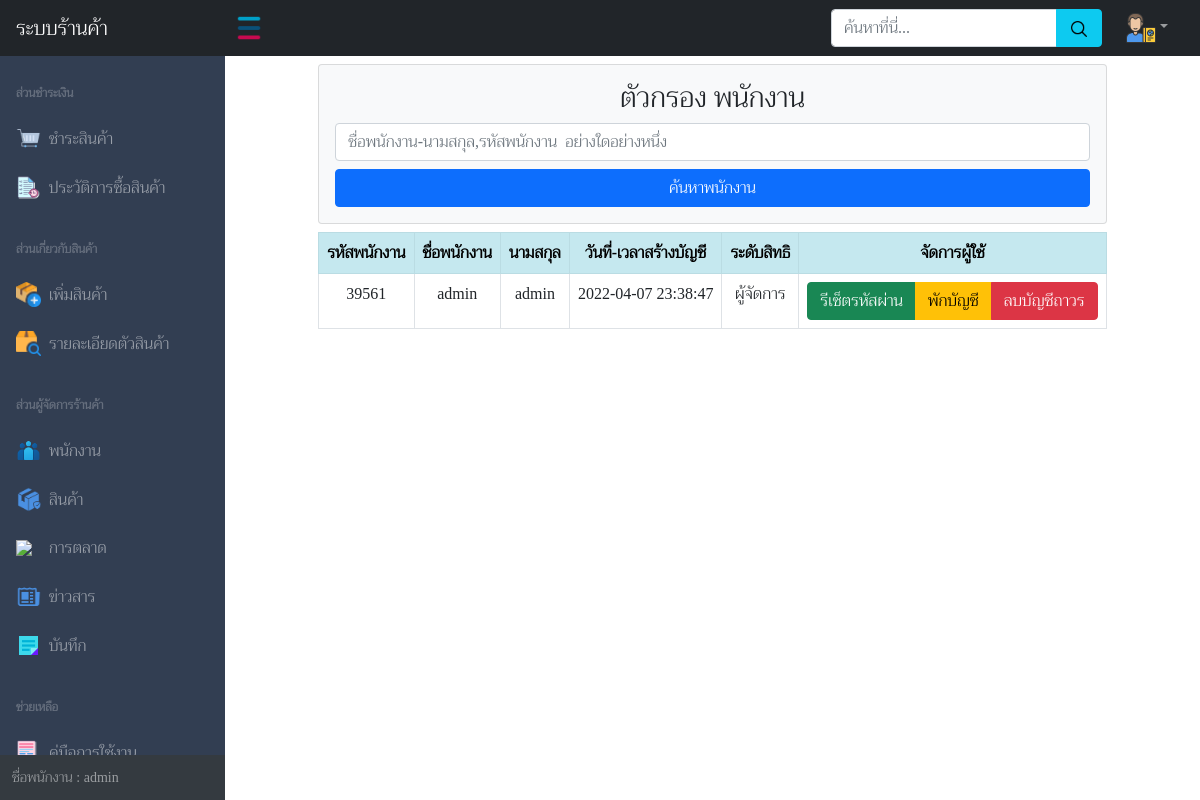
The page /pages/staff.php (signed in) on the database its author committed.
### tables this page shows
CREATE TABLE `staff` (
  `id_staff` int(11) NOT NULL,
  `fname_staff` varchar(300) NOT NULL,
  `lname_staff` varchar(200) NOT NULL,
  `number_staff` varchar(300) NOT NULL,
  `pass` varchar(300) NOT NULL,
  `admin` int(10) NOT NULL DEFAULT '0',
  `date_staff` datetime NOT NULL,
  `statusstaff` varchar(10) NOT NULL DEFAULT '0',
  `login_staff` int(11) NOT NULL DEFAULT '0',
  `datelogin_staff` datetime NOT NULL DEFAULT CURRENT_TIMESTAMP
);

### pages/staff.php (the view, shortened to what this page needs)
<!DOCTYPE html>
<html lang="th">
<head>
    <?php
    include('../php_action/bootstrap.php');
    ?>
</head>
<body class="sb-nav-fixed">
    <div id="layoutSidenav_content">
        <main>
            <div class="container-xl">
                <div class="row">
                    <div class="col-xl-1 col-lg-1 col-md-1"></div>
                    <div class="col-xl-10 col-lg-10 col-md-10">
                        <div class="card mt-2 bg-light">
                            <div class="card-body">
                                <h3 class="text-center">ตัวกรอง พนักงาน</h3>
                                <input type="search" name="" class="form-control" id="searchstaff" placeholder="ชื่อพนักงาน-นามสกุล,รหัสพนักงาน  อย่างใดอย่างหนึ่ง">
                                <button class="btn btn-primary mt-2 w-100" onclick="search()">ค้นหาพนักงาน</button>
                            </div>
                        </div>
                        <div class="table-responsive">
                            <table class="table mt-2 table-bordered table-striped text-center">
                                <tr class="fw-bolder table-info">
                                    <td>รหัสพนักงาน</td>
                                    <td>ชื่อพนักงาน</td>
                                    <td>นามสกุล</td>
                                    <td>วันที่-เวลาสร้างบัญชี</td>
                                    <td>ระดับสิทธิ</td>
                                    <td>จัดการผู้ใช้</td>
                                </tr>
                                <?php
                                require_once('../php_action/dbconnect.php');
                                $sql = "SELECT * FROM staff";
                                $result = $con->query($sql);
                                $row_num = $result->num_rows;
                                for ($i = 0; $i < $row_num; $i++) :
                                    $row = $result->fetch_assoc();
                                ?>
                                    <tr id="<?= $row['id_staff']?>">
                                        <td><?= $row['number_staff'] ?></td>
                                        <td><?= $row['fname_staff'] ?></td>
                                        <td><?= $row['lname_staff'] ?></td>
                                        <td><?= $row['date_staff'] ?></td>
                                        <?php if ($row['admin'] == 1) { ?>
                                            <td>ผู้จัดการ</td>
                                        <?php } else { ?>
                                            <td>พนักงาน</td>
                                        <?php } ?>
                                        <td>
                                            <div class="btn-group w-100" role="group" aria-label="Basic mixed styles example">
                                                <button type="button" class="btn btn-success" onclick="resetpassword(this.value)" value="<?= $row['id_staff'] ?>">รีเซ็ตรหัสผ่าน</button>
                                                <?php if($row['statusstaff'] == 1){?>
                                                    <button type="button" class="btn btn-warning" onclick="unsuspend(this.value)" value="<?= $row['id_staff'] ?>">ยกเลิกถูกพักบัญชี</button>
                                                <?php }else{?>
                                                    <button type="button" class="btn btn-warning" onclick="suspend(this.value)" value="<?= $row['id_staff'] ?>">พักบัญชี</button>
                                                <?php }?>
                                                <button type="button" class="btn btn-danger" onclick="deletestaff(this.value)" value="<?= $row['id_staff'] ?>">ลบบัญชีถาวร</button>
                                            </div>
                                        </td>
                                    </tr>
                                <?php endfor ?>
                            </table>
                        </div>
                    </div>
                    <div class="col-xl-1 col-lg-1 col-md-1"></div>
                </div>
        </main>
    </div>
    </div>
</body>
</html>

### rows shown on the page
staff: number_staff "39561", fname_staff "admin", lname_staff "admin", date_staff "2022-04-07 23:38:47", admin "ผู้จัดการ", $row['id_staff'] 7 (drawn)
